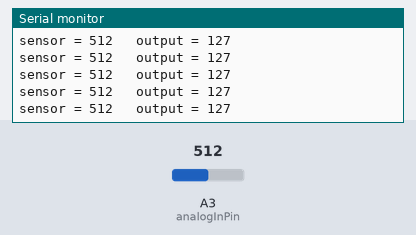
This sketch was run on a simulated Arduino Uno, built with avr-gcc and run on an emulated ATmega328P. On the bench: the last lines printed to the serial monitor. The inputs (shaded band) are chosen by the test bench; at power-on: A3 (analogInPin) = 512.

Above: at 1.2 s.
1.3 s: A3 (analogInPin) set to 419
At 2.0 s:
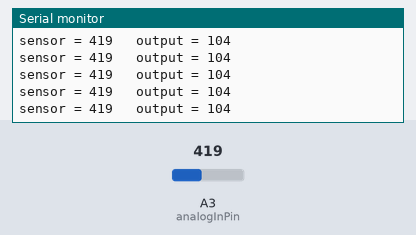
4.3 s: A3 (analogInPin) set to 392
At 5.3 s:
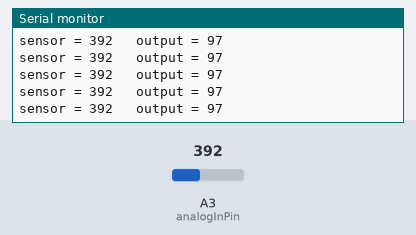
19.3 s: A3 (analogInPin) set to 993
At 19.9 s:
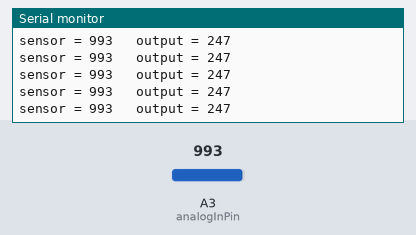
20.8 s: A3 (analogInPin) set to 1008
At 21.4 s:
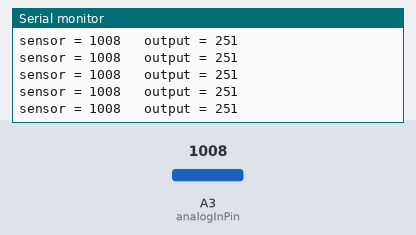
Timing chart, 0 to 23.3 s (numbered marks = the images above; inputs shaded):
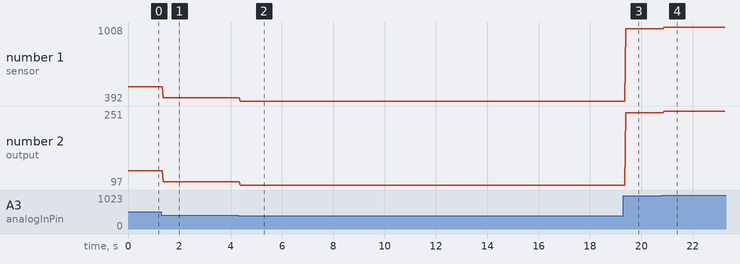

Measured:
- after the input at 1.3 s, the serial monitor: prints a new line after 0.07 s (image 1)
- after the input at 4.3 s, the serial monitor: prints a new line after 0.07 s (image 2)
- after the input at 19.3 s, the serial monitor: prints a new line after 0.09 s (image 3)
- after the input at 20.8 s, the serial monitor: prints a new line after 0.08 s (image 4)
- plotted number 1: 512 → 419 after the input at 1.3 s, 419 → 392 after the input at 4.3 s, 392 → 993 after the input at 19.3 s, 993 → 1008 after the input at 20.8 s
- plotted number 2: 127 → 104 after the input at 1.3 s, 104 → 97 after the input at 4.3 s, 97 → 247 after the input at 19.3 s, 247 → 251 after the input at 20.8 s

The sketch:

6-3.1.ino
```cpp
// These constants won't change. They're used to give names to the pins used:

// Analog input pin that the potentiometer is attached to
const int analogInPin = A3;

int sensorValue = 0;  // value read from the pot
int outputValue = 0;  // value output to the PWM (analog out)

void setup() {
  // initialize serial communications at 9600 bps:
  Serial.begin(9600);
}

void loop() {
  // read the analog in value:
  sensorValue = analogRead(analogInPin);
  // map it to the range of the analog out:
  outputValue = map(sensorValue, 0, 1023, 0, 255);
  // change the analog out value:
  //analogWrite(analogOutPin, outputValue);

  // print the results to the Serial Monitor:
  Serial.print("sensor = ");
  Serial.print(sensorValue);
  Serial.print("\t output = ");
  Serial.println(outputValue);

  // wait 2 milliseconds before the next loop for the analog-to-digital
  // converter to settle after the last reading:
  delay(2);
}
```
